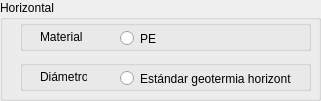
      <widget class="QGroupBox" name="gbhorizontal">
       <property name="geometry">
        <rect>
         <x>30</x>
         <y>420</y>
         <width>321</width>
         <height>101</height>
        </rect>
       </property>
       <property name="title">
        <string>Horizontal</string>
       </property>
       <widget class="QGroupBox" name="gbHor1">
        <property name="geometry">
         <rect>
          <x>20</x>
          <y>20</y>
          <width>291</width>
          <height>31</height>
         </rect>
        </property>
        <property name="title">
         <string/>
        </property>
        <widget class="QLabel" name="lbmaterial_2">
         <property name="geometry">
          <rect>
           <x>20</x>
           <y>10</y>
           <width>47</width>
           <height>13</height>
          </rect>
         </property>
         <property name="text">
          <string>Material</string>
         </property>
        </widget>
        <widget class="QRadioButton" name="rbpe100">
         <property name="geometry">
          <rect>
           <x>100</x>
           <y>10</y>
           <width>82</width>
           <height>17</height>
          </rect>
         </property>
         <property name="text">
          <string>PE </string>
         </property>
         <property name="autoExclusive">
          <bool>true</bool>
         </property>
        </widget>
       </widget>
       <widget class="QGroupBox" name="gbDiam1">
        <property name="geometry">
         <rect>
          <x>20</x>
          <y>60</y>
          <width>291</width>
          <height>31</height>
         </rect>
        </property>
        <property name="title">
         <string/>
        </property>
        <widget class="QLabel" name="lbdiametro">
         <property name="geometry">
          <rect>
           <x>20</x>
           <y>10</y>
           <width>47</width>
           <height>13</height>
          </rect>
         </property>
         <property name="text">
          <string>Diámetro</string>
         </property>
        </widget>
        <widget class="QRadioButton" name="rb32mm">
         <property name="geometry">
          <rect>
           <x>100</x>
           <y>10</y>
           <width>171</width>
           <height>17</height>
          </rect>
         </property>
         <property name="text">
          <string>Estándar geotermia horizontal</string>
         </property>
         <property name="autoExclusive">
          <bool>true</bool>
         </property>
        </widget>
       </widget>
      </widget>
